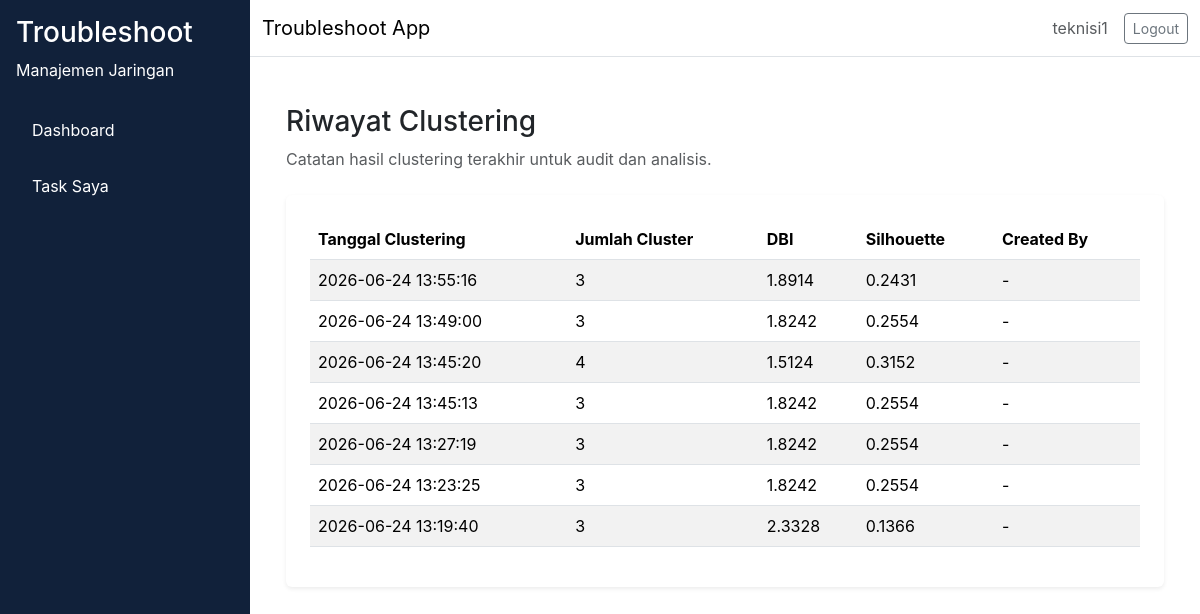
Page /laporan/riwayat-cluster (signed in) on the committed database.
### app/models/user.py (models this page shows, shortened)
class User(db.Model, UserMixin):
    __tablename__ = "user"
    id = db.Column(db.Integer, primary_key=True)
    username = db.Column(db.String(64), unique=True, nullable=False)
    email = db.Column(db.String(120), unique=True, nullable=False)
    password_hash = db.Column(db.String(256), nullable=False)
    role = db.Column(db.Enum(RoleEnum), nullable=False, default=RoleEnum.teknisi)
    created_at = db.Column(db.DateTime, server_default=db.func.now(), nullable=False)
    is_active = db.Column(db.Boolean, default=True, nullable=False)

### app/models/cluster_history.py (models this page shows, shortened)
class ClusterHistory(db.Model):
    __tablename__ = "cluster_history"
    id = db.Column(db.Integer, primary_key=True)
    jumlah_cluster = db.Column(db.Integer, nullable=False)
    dbi_score = db.Column(db.Float, nullable=False)
    silhouette_score = db.Column(db.Float, nullable=False)
    tanggal_clustering = db.Column(db.DateTime, server_default=db.func.now())
    created_by = db.Column(db.Integer, db.ForeignKey("user.id"), nullable=True)
    user = db.relationship("User", backref=db.backref("cluster_histories", lazy="select"), lazy="select")

### app/routes/laporan.py (the view)
@laporan_bp.route("/riwayat-cluster")
@login_required
def riwayat_cluster():
    clustering_rows = ClusterHistory.query.order_by(ClusterHistory.tanggal_clustering.desc()).all()
    return render_template("laporan/riwayat_cluster.html", clustering_rows=clustering_rows)

### app/__init__.py (called while the page is built)
def load_user(user_id):
    return User.query.get(int(user_id))

### app/templates/laporan/riwayat_cluster.html (shortened to what this page needs)
{% extends "base.html" %}
{% block content %}
<div class="container-fluid">
  <div class="mb-4">
    <h1 class="h3">Riwayat Clustering</h1>
    <p class="text-muted">Catatan hasil clustering terakhir untuk audit dan analisis.</p>
  </div>
  <div class="card shadow-sm p-4 mb-4">
    <div class="table-responsive">
      <table class="table table-striped align-middle">
        <thead>
          <tr>
            <th>Tanggal Clustering</th>
            <th>Jumlah Cluster</th>
            <th>DBI</th>
            <th>Silhouette</th>
            <th>Created By</th>
          </tr>
        </thead>
        <tbody>
          {% for history in clustering_rows %}
          <tr>
            <td>{{ history.tanggal_clustering.strftime('%Y-%m-%d %H:%M:%S') }}</td>
            <td>{{ history.jumlah_cluster }}</td>
            <td>{{ history.dbi_score or '-' }}</td>
            <td>{{ history.silhouette_score or '-' }}</td>
            <td>{{ history.user.username if history.user else '-' }}</td>
          </tr>
          {% else %}
          <tr>
            <td colspan="5" class="text-center text-muted">Belum ada riwayat clustering.</td>
          </tr>
          {% endfor %}
        </tbody>
      </table>
    </div>
  </div>
</div>
{% endblock %}

### app/templates/base.html (shortened to what this page needs)
<!doctype html>
<html lang="en">
  <head>
    <link href="https://cdn.jsdelivr.net/npm/bootstrap@5.3.2/dist/css/bootstrap.min.css" rel="stylesheet">
    <link rel="stylesheet" href="{{ url_for('static', filename='css/style.css') }}">
  </head>
  <body>
    <div class="d-flex min-vh-100 bg-light">
      {% if current_user.is_authenticated %}
      <nav class="sidebar p-3">
        <div class="sidebar-header mb-4 text-white">
          <h3>Troubleshoot</h3>
          <p>Manajemen Jaringan</p>
        </div>
        <ul class="nav flex-column">
          <li class="nav-item mb-2">
            <a class="nav-link text-white" href="{{ url_for('dashboard.index') }}">Dashboard</a>
          </li>
          {% if current_user.role.value == 'teknisi' %}
            <li class="nav-item mb-2">
              <a class="nav-link text-white" href="{{ url_for('troubleshoot.my_tasks') }}">Task Saya</a>
            </li>
          {% endif %}
        </ul>
      </nav>
      {% endif %}
      <div class="flex-grow-1 d-flex flex-column">
        <nav class="navbar navbar-expand-lg navbar-light bg-white border-bottom">
          <div class="container-fluid">
            <div class="navbar-brand mb-0">Troubleshoot App</div>
            <div class="d-flex align-items-center gap-3">
              {% if current_user.is_authenticated %}
              <span class="text-muted">{{ current_user.username }}</span>
              <a class="btn btn-outline-secondary btn-sm" href="{{ url_for('auth.logout') }}">Logout</a>
              {% endif %}
            </div>
          </div>
        </nav>
        <main class="flex-grow-1 p-4 bg-white">
          {% block content %}
          {% endblock %}
        </main>
      </div>
    </div>
  </body>
</html>

### app/static/css/style.css (style rules this page uses)
:root { --primary-color: #1a3a5c; --sidebar-bg: #11213a; --content-bg: #f8f9fa; }
body { margin: 0; font-family: Inter, system-ui, -apple-system, BlinkMacSystemFont, "Segoe UI", sans-serif; background-color: var(--content-bg); }
.sidebar { width: 250px; min-height: 100vh; background-color: var(--sidebar-bg); color: #ffffff; }
.sidebar-header h3, .sidebar-header p, .sidebar .nav-link { color: #ffffff; }
.sidebar .nav-link { padding: 0.75rem 1rem; border-radius: 0.5rem; }
main { background-color: #ffffff; }
.card { border: none; }

### rows in the picture
User: username "teknisi1"
ClusterHistory: tanggal_clustering "2026-06-24 13:55:16", jumlah_cluster "3", dbi_score "1.8914", silhouette_score "0.2431", user "-"
ClusterHistory: tanggal_clustering "2026-06-24 13:49:00", jumlah_cluster "3", dbi_score "1.8242", silhouette_score "0.2554", user "-"
ClusterHistory: tanggal_clustering "2026-06-24 13:45:20", jumlah_cluster "4", dbi_score "1.5124", silhouette_score "0.3152", user "-"
ClusterHistory: tanggal_clustering "2026-06-24 13:45:13", jumlah_cluster "3", dbi_score "1.8242", silhouette_score "0.2554", user "-"
ClusterHistory: tanggal_clustering "2026-06-24 13:27:19", jumlah_cluster "3", dbi_score "1.8242", silhouette_score "0.2554", user "-"
ClusterHistory: tanggal_clustering "2026-06-24 13:23:25", jumlah_cluster "3", dbi_score "1.8242", silhouette_score "0.2554", user "-"
ClusterHistory: tanggal_clustering "2026-06-24 13:19:40", jumlah_cluster "3", dbi_score "2.3328", silhouette_score "0.1366", user "-"
